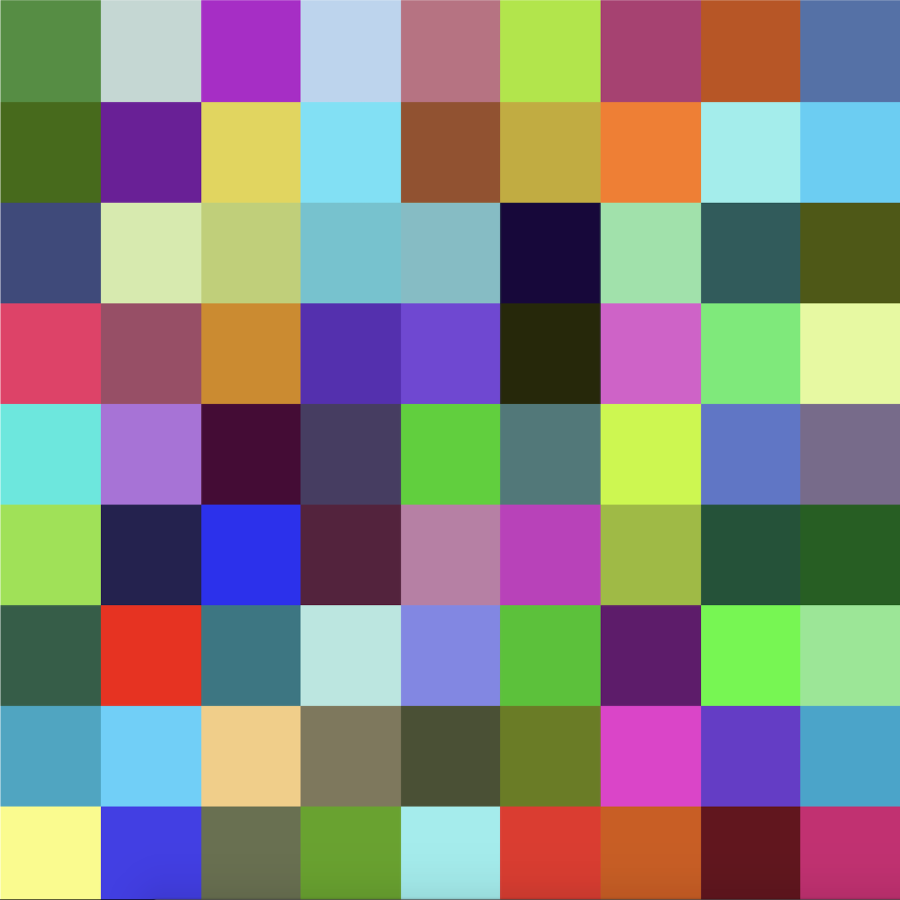
#> input picture codigo_practica1/data/images/checkerboard_color.png, 1800 x 1800 px (shown at 1/2 size); the run also reads 3 pictures not shown here
$ jupyter execute --allow-errors empezando_imaxes_video.ipynb   (shell and % lines are left out)
#> lines starting #> are read from the running program, lines starting #| are printed output that depends on the picture
# OpenCV

### para a materia de Visión Artificial do Grao de Robótica. EPSE de Lugo.

# <h1 style="font-size:30px;">Funcións base para imaxes e vídeo: lectura, manipulación e escritura</h1>

Neste módulo introdutorio, demostraremos como ler, visualizar e gardar imaxes e video. Tamén introduciremos os conceptos máis fundamentais asociados manipulación dos valores dos pixels e o sistema de coordenadas empregado para representar eses datos. Neste caderno, trataremos os seguintes temas:

Cubriremos o seguinte:

1. Image I/O - Lectura, escritura e saída por pantalla dunha imaxe
2. Coordenadas da imaxe
3. Manipulando Pixels
4. Visualizando unha imaxe
5. Redimensionar imaxes e volteo de imaxes
6. Propiedades dunha imaxe: cor e canles
7. Captura, visualización e escritura de vídeo

### <font style="color:rgb(200,0,0)">**Nota:** Para presentación executa: jupyter nbconvert empezando_con_imaxes.ipynb --to slides --post serve </font>

# <font style="color:rgb(50,120,229)">Importamos as librerias necesarias</font>

[cell 1]
# Importamos as librerias
import cv2
import numpy as np
import matplotlib.pyplot as plt

[cell 2]
import matplotlib
matplotlib.rcParams['figure.figsize'] = (6.0, 6.0)
matplotlib.rcParams['image.cmap'] = 'gray'

# <font style="color:rgb(50,120,229)">Lemos a imaxe</font>
OpenCV permite ler distintos tipos de imaxes (JPG, PNG, etc). Podemos cargar imaxes de gris, color e con canle de transparencia. Empregamos a instrucción [**`imread`**](https://docs.opencv.org/4.1.0/d4/da8/group__imgcodecs.html#ga288b8b3da0892bd651fce07b3bbd3a56) que ten a seguinte sintaxe:

### <font style="color:rgb(8,133,37)">Sintaxe da función </font>
``` python
retval	=	cv2.imread(	filename[, flags]	)
```

Ten **2 argumentos**:

1. `retval` é a imaxe cargada se todo vai ben. En caso contrario é `None`. Isto pasará se o path ou nome son incorrecto ou a imaxe está corrupta.
2. `Path ao ficheiro imaxe`: pode ser un path **absoluto** ou **relativo**. Este é un argumento **obrigatorio**.
3. `Flags`: Estes falgs son empregado para ler unha imaxe nnun xeito particular (por exemplo escala de grises/cor/cun canle alfa). Este é un argumento **opcional** con valor por defecto `cv2.IMREAD_COLOR` ou `1` o cal carga a imaxe como imaxe en cor.

Antes de proceder con exemplo, vexamos cales son os `flags` dispoñibles.

**Flags**
1. **`cv2.IMREAD_GRAYSCALE`** ou **`0`**: Carga a imaxe en escala de grises
2. **`cv2.IMREAD_COLOR`** ou **`1`**: carga a imaxe como de cor. Calquera canle de transparencia sere desbotado. É o valor por defecto.
3. **`cv2.IMREAD_UNCHANGED`** ou **`-1`**: Carga a imaxe coa canle de transparencia (alfa).

### <font color="green">Documentación de OpenCV</font>

[**`Imread()`**](https://docs.opencv.org/4.5.2/d4/da8/group__imgcodecs.html#ga288b8b3da0892bd651fce07b3bbd3a56)
[**`ImreadModes()`**](https://docs.opencv.org/4.5.2/d8/d6a/group__imgcodecs__flags.html#ga61d9b0126a3e57d9277ac48327799c80)

<hr style="border:none; height: 4px; background-color:#D3D3D3" />

Visualicemos a imaxe a empregar posteriormente:

[cell 3]
imagePath = "../data/images/number_zero.jpg"

# Lemos a imaxe en tonalidades de gris
testImage = cv2.imread(imagePath,0)
print(testImage)
#| [[  1   0   3   0   3   0   3   2   4   2   0]
#|  [  0   1   0   3   3 253 253   0   0   2   1]
#|  [  0   0   8   0 249 255 255 253  71   1   5]
#|  [  3   0   2 251 255   2   0 253 254   0   2]
#|  [  1   5   0 252   4   0   3   0 255   4   0]
#|  [  0   0   2 255   0   0   0   3 253   0   4]
#> (further printed lines are left out)

Amosamos con print o array 2-D para ver como é a imaxe. Podes decirme que significa un punto con valor `0`, e con valor 4 e con valor 255?.

## <font style="color:rgb(50,120,229)">Intensidade </font>
Os valores que amosamos anteriormente son os valores da intensidade.

**0 significa un pixel nego e cando o valor incrementa, achégase a branco. Un valor de 255 é un pixel branco.**

## <font style="color:rgb(50,120,229)">Propiedades da imaxe</font>

[cell 4]
print("Tipo de dato = {}\n".format(testImage.dtype))
#| Tipo de dato = uint8
print("Tipo de obxecto = {}\n".format(type(testImage)))
#| Tipo de obxecto = <class 'numpy.ndarray'>
print("Dimensións da imaxe = {}\n".format(testImage.shape))
#| Dimensións da imaxe = (13, 11)

Podemos facer as seguintes observacións:
1. O tipo de imaxe cargado é **unsigned int e con 8 bit de profundidade**
1. A imaxe é un array de numpy 2-D con valores no rango **0 to 255**.
1. O tamañao ou resolución é de **13x11** o que significa **altura=13 e anchura=11**. Noutras verbas, ten **13 filas e 11 columnas**.

# <h1 style="font-size:30px;">2.- Coordenadas da imaxe</h1>

Unha vez que os datos da imaxe se almacenan nunha matriz NumPy 2D, podemos visualizalos empregando a función matplotlib `imshow ()`como veremos máis adiante pero hai de cousas que hai que ter en conta sobre a imaxe mostrada:

-O sistema de coordenadas usado para representar os datos dos píxeles da imaxe ten a orixe na esquina superior esquerda da imaxe. O ancho da imaxe mídese ao longo do eixe x e a altura ao longo do eixe y. Cando estes datos se almacenan nunha matriz 2D, a primeira posición do índice que representa as filas da matriz corresponde ao eixe y e a segunda posición corresponde ao eixe x. Este sistema de coordenadas mantén a convención de que o eixo x representa a dirección horizontal e o eixo y a dirección vertical, pero ao acceder aos datos nunha matriz numPy o primeiro índice representa a coordenada `y` e o segundo índice representa a coordenada` x `. Esta indexación aplícase especificamente ás matrices 2D, pero debes ter en conta que moitas funcións en OpenCV (e outras bibliotecas) poden referirse a unha coordenada de píxeles na notación matemática estándar `(x, y)`. Por exemplo, como veremos en futuros módulos, moitas funcións en OpenCV requiren que se especifique unha coordenada de píxel como `punto (x, y)`. Resumindo, cando se accede a coordenadas de píxeles nunha matriz 2P NumPy a indexación sempre é `[y, x]`, pero hai outras veces nas que as coordenadas de imaxe se especifican como `(x, y)`.

### <font style = "color:rgb(200,0,0)">NOTA</font>
Mantén en mente que en OpenCV, **size** representa unha tupla de `ancho X alto` ou `#columnas X #filas`. Pero en numpy, o método **shape** retorna o tamaño como unha tupla de `altura X anchura`.

### <font style = "color:rgb(200,0,0)">NOTA sobre o indexado (a pesar de correr o risco de ser pesado!)</font>

Como mencionamos anteriormente, as matrices son array de numpy, o primeiro índice será o `número de fila` e o segundo será `número de columna`. Isto é unha fonte de confusión permanente dado que o natural sería pensar nos pixel en termos de coordenadas `(x,y)` ou `(columna,fila)` non en `(fila,columna)`

Por exemplo, para acceder ao elemento na `4ª fila` e na `3ª columna`, debemos empregar `img[3,4]`. Pero como veremos na sección de anotación sobre imaxes, trataremos con puntos que son representados como `(x,y)` e entón, as coordenadas serán `(4,3)`.

## <font style="color:rgb(50,120,229)">3. Manipulando Pixels</font>
Sabemos que unha imaxe de grises é un array 2D. Polo tanto, todas as operacións soportadas sobre arrays tamén están dispoñibles para traballar con imaxes. Empezaremos facendo algún tipo de manipulación a nivel de pixel. Veremos como acceder a un pixel en particular e modificalo.

### <font style="color:rgb(50,120,229)">Accedendo a un pixel </font>
Na imaxe que temos cargada (testImage), vemos que o primeiro pixel ten un valor de 1. Comprobémolo.

Dado que agora a imaxe é un array de numpy, temos un indexado que se inicia en 0 (tipo C) polo que para acceder ao primeiro elemento empregamos o índice (0,0).

[cell 5]
print(testImage[0,0])
#| 1

## <font style="color:rgb(50,120,229)">Modificando os valores dos pixels</font>
de igual xeito, para modificar o valor dun pixel, procedemos a facer unha asignación do valor desexado ao pixel.

Imos a cambiar o valor do primeiro pixel e comprobaremos se se actualizou na imaxe.

[cell 6]
testImage[0,0] = 200
print(testImage)
#| [[200   0   3   0   3   0   3   2   4   2   0]
#|  [  0   1   0   3   3 253 253   0   0   2   1]
#|  [  0   0   8   0 249 255 255 253  71   1   5]
#|  [  3   0   2 251 255   2   0 253 254   0   2]
#|  [  1   5   0 252   4   0   3   0 255   4   0]
#|  [  0   0   2 255   0   0   0   3 253   0   4]
#> (further printed lines are left out)

# <font style="color:rgb(50,120,229)">Manipulando grupos de Pixels</font>

sabemos como manipular un pixel. Pero, como podemos podemos manipular unha rexión ou un grupo de pixels? Isto pode levarse a cabo empregando o indexado por rango dispoñible en Python.

Primeiro accederemos aos valores da rexión, a que denominaremos `test_roi`. ( *ROI é a abreviación de Region of Interest* )

## <font style="color:rgb(50,120,229)">Accedendo a unha rexión</font>

[cell 7]
test_roi = testImage[0:2,0:4]
#> test_roi = [[200, 0, 3, 0], [0, 1, 0, 3]]
print("Matriz Orixinal\n{}\n".format(testImage))
#| Matriz Orixinal
#| [[200   0   3   0   3   0   3   2   4   2   0]
#|  [  0   1   0   3   3 253 253   0   0   2   1]
#|  [  0   0   8   0 249 255 255 253  71   1   5]
#|  [  3   0   2 251 255   2   0 253 254   0   2]
#|  [  1   5   0 252   4   0   3   0 255   4   0]
#> (further printed lines are left out)
print("Rexión Seleccionada\n{}\n".format(test_roi))
#| Rexión Seleccionada
#| [[200   0   3   0]
#|  [  0   1   0   3]]

## <font style="color:rgb(50,120,229)">Modificando unha rexión</font>
Modificar unha rexión tamén é directo.

[cell 8]
testImage[0:2,0:4] = 111
print("Matriz modificada\n{}\n".format(testImage))
#| Matriz modificada
#| [[111 111 111 111   3   0   3   2   4   2   0]
#|  [111 111 111 111   3 253 253   0   0   2   1]
#|  [  0   0   8   0 249 255 255 253  71   1   5]
#|  [  3   0   2 251 255   2   0 253 254   0   2]
#|  [  1   5   0 252   4   0   3   0 255   4   0]
#> (further printed lines are left out)

# <font style="color:rgb(50,120,229)">4. Visualizando unha imaxe</font>
Na sección previa, imprimimos a matriz Image para visualizar a disposición dos elementos. Sen embargo, isto non é a forma correcta de visualizar imaxes dado que para imaxes con alta resolución só vereamos unha morea de números descolocados.

Existen varias formas de amosar imaxes e a elección a miúdo depende de se estamos a traballar dentro dun caderno Jupyter ou cun script Python. Ao usar cadernos faremos uso de dous métodos para amosar imaxes. Un método amosará unha imaxe do sistema de ficheiros directamente no navegador (caderno). Neste caso, a imaxe lese e móstrase cun único comando. Isto adoita ser útil para amosar simplemente unha imaxe. Outra opción é ler a imaxe nunha matriz NumPy usando OpenCV e despois amosar a imaxe usando a función *`imshow ()`* de matplotlib. Os dous métodos demostraranse neste caderno.

Nota: tamén hai un método *`imshow ()`* en OpenCV, pero só se recomenda o seu uso en scripts Python e non se recomenda o seu uso nun caderno de Jupyter. Abordaremos o uso de * `imshow ()`* máis adiante no curso.

## 4.1 Mostrar imaxes directamente no explorador

Para empregar a función IPython ** `Image ()` ** para visualizar imaxes no caderno de Jupyter temos que importar a función Image() *`from IPython.display import Image`* e logo executar * `Image(filename=nome_imaxe.png)`*. Este é un xeito moi cómodo de ler e visualizar unha imaxe cun único comando. Ao visualizar imaxes directamente no navegador empregando este método, a imaxe represéntase fielmente ao orixinal.

Unha vez que os datos da imaxe se almacenan nunha matriz NumPy 2D, podemos visualizalos tamén empregando a función de matplotlib `imshow ()`como veremos a continuación. Hai un par de cousas a ter en conta sobre a imaxe que vsualizaremos:

1. A representación da cor é inesperada.

2. A imaxe mostrada é unha representación matemática da imaxe (esencialmente unha "trama" dos datos da imaxe). A mensura da representación non é o seu tamaño físico visualizado no navegador. Isto é moi cómodo porque podemos amosar imaxes de varios tamaños a unha escala de visualización adecuada. O tamaño da gráfica pode configurarse con `plt.figure (figsize = [ancho, alto])`.

### <font style = "color:rgb(200,0,0)">NOTA </font>

Unha cousa importante á hora de visualizar unha imaxe é o tipo de dato. As función de visualización esperan que as imaxes estean no seguinte formato:
1. Se a imaxe é do tipo float, entón o rango de valores debe ser entre 0 e 1.
2. Se a imaxe é do tipo int, entón o rango de valores debe estar entre 0 e 255.

Mantén isto en mente para evitar saídas inesperadas mentres queres visualizar unha imaxe.

## <font style="color:rgb(50,120,229)">4.2. imshow de Matplotlib</font>
Esta imaxe é a que ten que ser empregada para visualizar imaxes en Jupyter Notebook.

### <font style = "color:rgb(8,133,37)">Sintaxe da función</font>

```Python:
None	=	plt.imshow( mat )
```
**Parameters**
- **`mat`** - Image a ser visualizada.

Esta función toma varios argumentos pero só un é obrigatorio. Podes mirar na [documentation](https://matplotlib.org/3.1.0/api/_as_gen/matplotlib.pyplot.imshow.html) para ver cales son os outros argumentos dispoñibles.

[cell 9]
plt.imshow(testImage)
plt.colorbar()
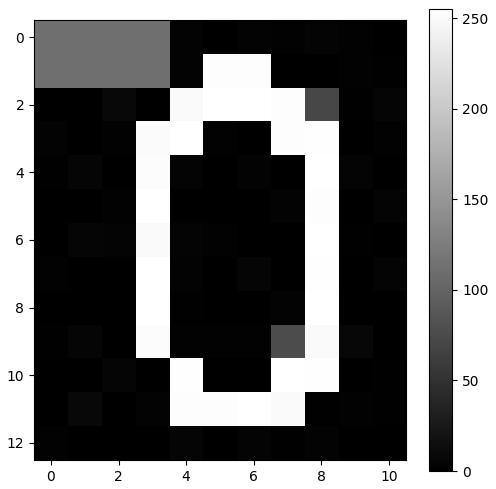
#> figure drawn by matplotlib, 2 panels

## <font style="color:rgb(50,120,229)">4.3. imshow de OpenCV</font>
Esta é a función que empregaremos cando executamos un script de Python dende a liña de comandos.

### <font style = "color:rgb(8,133,37)">Sintaxe da función</font>

```Python:
None	=	cv2.imshow(winname, mat)
```
**Parameters**
- **`winname`** - Nome da xanela.
- **`mat`** - Image a ser visualizada.

# <font style="color:rgb(50,120,229)">Funcións auxiliares de visualización</font>
Hai 4 funcións de OpenCV a cal son comunmente empregadas coa función **`cv2.imshow`**.

## <font style="color:rgb(50,120,229)">1. cv2.namedWindow</font>

Esta función empregase para crear unha xanela para visualizar unha imaxe cun nome determinado, que é aportado como primeiro argumento desta función. O segundo argumento é un flag que decide se a xanela pode ser **redimensionada** (**`cv2.WINDOW_NORMAL`**) ou se debe ser **fixa** para igualar o tamaño da imaxe (**`cv2.WINDOW_AUTOSIZE`** - **Flag por defecto**).

### <font style = "color:rgb(8,133,37)">Sintaxe da función</font>
[**`Docs`**](https://docs.opencv.org/4.1.0/d7/dfc/group__highgui.html#ga5afdf8410934fd099df85c75b2e0888b)
```Python:
None	=	cv2.namedWindow(	winname[, flags]	)
```
**Parámetros**
- **`winname`** - Nome da xanela e debe ser empregado como identificador da mesma.
- **`flags`** - Flags da xanela. O flag soportado é: (cv::WindowFlags)

**<font color=green> Podes pensar nalgunha situación onde pode ser necesario ten unha xanela redimensionable?</font>**

## <font style="color:rgb(50,120,229)">2. cv2.waitKey</font>

Esta función emprégase habitualmente tanto en procesado de imaxes como de vídeo. É **función de enlace co teclado**. O seu único argumento é o tempo en **milisegundos**. A función espera os milisegundos especificados para calquera evento do teclado. Se presionas calquera tecla nese tempo, o programa continua. Se se pasa **0** como argumento, espera **indefinidamente** ata que se pulse unha tecla. Tamén pode ser configurado para que detecte se se presiona unha determinada tecla o cal pode ser bastante útilen programas de procesado de vídeo, como veremos máis adiante.

### <font style = "color:rgb(8,133,37)">Sintaxe da función</font>
[**`Docs`**](https://docs.opencv.org/4.1.0/d7/dfc/group__highgui.html#ga5628525ad33f52eab17feebcfba38bd7)
```Python:
retval	=	cv2.waitKey(	[, delay]	)
```
**Parámetros**
- **`delay`** - Retardo en milisegundos. 0 é un valor especial que significa "indefinidamente".

## <font style="color:rgb(50,120,229)">3. cv2.destroyWindow</font>

Esta función empregase para pechar unha determinada xanela. O nome da desta debe ser aportado como argumento da función.

### <font style = "color:rgb(8,133,37)">Sintaxe da función</font>
[**`Docs`**](https://docs.opencv.org/4.1.0/d7/dfc/group__highgui.html#ga851ccdd6961022d1d5b4c4f255dbab34)
```Python:
None	=	cv2.destroyWindow(	winname	)
```
**Parámetros**
- **`winname`** - Nome da xanela que se quere pechar (destruir)

## <font style="color:rgb(50,120,229)">4. cv2.destroyAllWindows</font>

Esta función empregase ao rematar os programas para pechas todas as xanelas. Esta función non toma ningún argumento.

### <font style = "color:rgb(8,133,37)">Sintaxe da función</font>
[**`Docs`**](https://docs.opencv.org/4.1.0/d7/dfc/group__highgui.html#ga6b7fc1c1a8960438156912027b38f481)
```Python:
None = cv2.destroyAllWindows()
```

# <font style="color:rgb(50,120,229)">Grabar unha imaxe en disco</font>

En moitos casos, é necesario salvar a sáida das túas palicacións. Para isto, temos a función [**`imwrite`**](https://docs.opencv.org/4.1.0/d4/da8/group__imgcodecs.html#gabbc7ef1aa2edfaa87772f1202d67e0ce).

### <font style = "color:rgb(8,133,37)">Sintaxe da función</font>
```Python:
    retval	=	cv2.imwrite(filename, img [, params])
```

**Parámetros**
- **filename** - Path e nome onde queres salvar a imaxe.
- **img** - Matriz da imaxe que quere ser salvada.
- **params** - Información adicional, como especificar a calidade da compresión JPEG  etc. Consulta a lista de opcións dispoñibles [**aqui**](https://docs.opencv.org/4.1.0/d4/da8/group__imgcodecs.html#ga292d81be8d76901bff7988d18d2b42ac)

### <font color="green">Documentación de OpenCV</font>

[**`imwrite()`**](https://docs.opencv.org/4.5.2/d4/da8/group__imgcodecs.html#gabbc7ef1aa2edfaa87772f1202d67e0ce)
[**`imwriteFlags()`**](https://docs.opencv.org/4.5.2/d8/d6a/group__imgcodecs__flags.html#ga292d81be8d76901bff7988d18d2b42ac)

<hr   style="border:none; height: 4px; background-color: #D3D3D3 " />

[cell 10]
cv2.imwrite("../data/images/test_write.jpg",testImage)
#> Out = True

Podemos ver que a función de escritura devolve True se o ficheiro foi salvado exitosamente. Podes comprobalo no navegador de ficheiros do teu sistema operativo o co comando `ls` de Jupyter Notebook.

# 5. Redimensionar imaxes e volteo de imaxes

<hr style = "border: none; height: 4px; background-color: # D3D3D3" />

A función **`resize ()`** redimensiona a imaxe `src` ata o tamaño especificado. O tamaño e o tipo derívanse de "src", "dsize", "fx" e "fy".

### <font color = "green"> Sintaxe de funcións </font>

```Python
dst = cv2.resize (src, dsize [, dst [, fx [, fy [, interpolación]]]])
```

`dst`: imaxe de saída; ten o tamaño `dsize` (cando non é cero) ou o tamaño calculado a partir de `src.size ()`,`fx` e `fy`; o tipo de `dst` é o mesmo que de` src`.

A función ten **2 argumentos necesarios**:

1. `src`: imaxe de entrada
2. `dsize`: tamaño da imaxe de saída

Os argumentos opcionais que se usan a miúdo inclúen:

1. `fx`: factor de escala ao longo do eixo horizontal
2. `fy`: factor de escala ao longo do eixo vertical

A imaxe de saída ten o tamaño `dsize` (cando non é cero) ou o tamaño calculado a partir de` src.size () `,` fx` e `fy`; o tipo de `dst` é o mesmo que de` src`. Se se especifican `fx` e `fy`, entón `dsize` debería establecerse en `None` xa que é un argumento obrigatorio.

The function **`resize()`** resizes the image `src` down to or up to the specified size. The size and type are derived from the `src`, `dsize`, `fx`, and `fy`.

### <font color="green">ocumentación de OpenCV</font>

[**`resize()`**](https://docs.opencv.org/4.5.2/da/d54/group__imgproc__transform.html#ga47a974309e9102f5f08231edc7e7529d)

<hr style="border:none; height: 4px; background-color:#D3D3D3" />

[cell 11]
img_cor = cv2.imread('../data/images/checkerboard_color.png', cv2.IMREAD_COLOR)
#> img_cor is the input picture: shape (1800, 1800, 3); mean B, G, R 126.7, 131.4, 133.1

# Método 1: Redimencionamos a imaxe.
resized_image_2x = cv2.resize(img_cor, None, fx = 2, fy = 2)

# Visualizamos as imaxes.
plt.figure(figsize = [20,5])
plt.subplot(121); plt.imshow(img_cor); plt.title('Orixinal')
plt.subplot(122); plt.imshow(resized_image_2x[:, :, ::-1]); plt.title('Orixinal x 2')
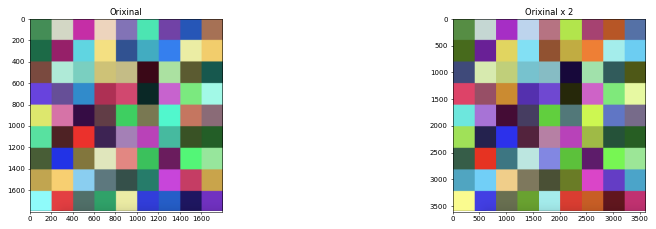
#> figure drawn by matplotlib, 2 panels; B, G, R data is drawn as R, G, B

[cell 12]
# Método 2: Redimencionamos a imaxe a un tamaño desexado.
desired_width  = 400
desired_height = 200
dim = (desired_width, desired_height)

# Redimensionamos.
resized_image = cv2.resize(img_cor, dsize = dim, interpolation = cv2.INTER_AREA)
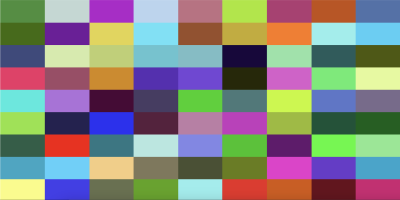
#> resized_image: shape (200, 400, 3); mean B, G, R 126.7, 131.4, 133.1

plt.figure(figsize = [20,5])
plt.subplot(121); plt.imshow(img_cor); plt.title('Orixinal')
plt.subplot(122); plt.imshow(resized_image [:, :, ::-1]); plt.title('Orixinal x 2')
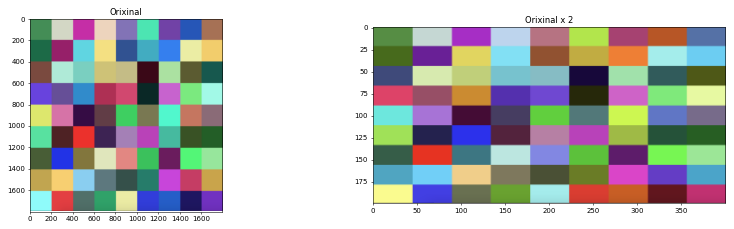
#> figure drawn by matplotlib, 2 panels; B, G, R data is drawn as R, G, B

# 5.1. Voltear imaxes

<hr style = "border: none; height: 4px; background-color: # D3D3D3" />

A función **`flip ()`** cambia a matriz dun destes tres xeitos diferentes (os índices de fila e columna están baseados en 0):

### <font color = "green"> Sintaxe de funcións </font>
```Python
dst = cv2.flip (src, flipCode [, dst])
```

`dst`: matriz de saída do mesmo tamaño e tipo que src.

A función ten **2 argumentos necesarios**:

1. `src`: imaxe de entrada
2. `flipCode`: unha bandeira para especificar como virar a matriz; 0 significa dar a volta ao eixo x e o valor positivo (por exemplo, 1) significa dar a volta ao eixo y. O valor negativo (por exemplo, -1) significa dar a volta a ambos os eixos.

### <font color = "green"> Documentación OpenCV </font>

[**`flip()`**](https://docs.opencv.org/4.5.2/d2/de8/group__core__array.html#gaca7be533e3dac7feb70fc60635adf441)

<hr style="border:none; height: 4px; background-color:#D3D3D3" />

[cell 13]
# Volteamos a imaxe das tres maneiras
img_barco = cv2.imread('../data/images/barco.jpg', cv2.IMREAD_COLOR)
#> (the rest of the program and of its run is left out)
